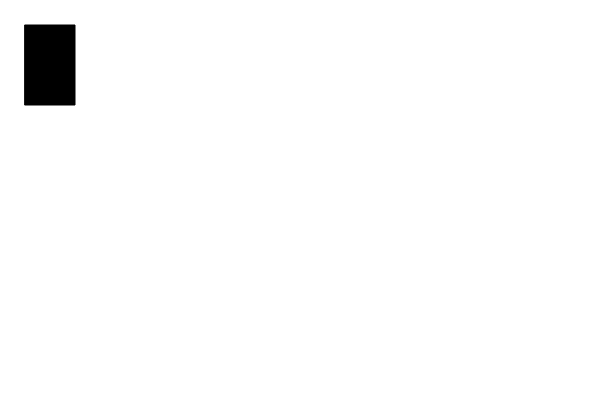
Frame 1 (no input)
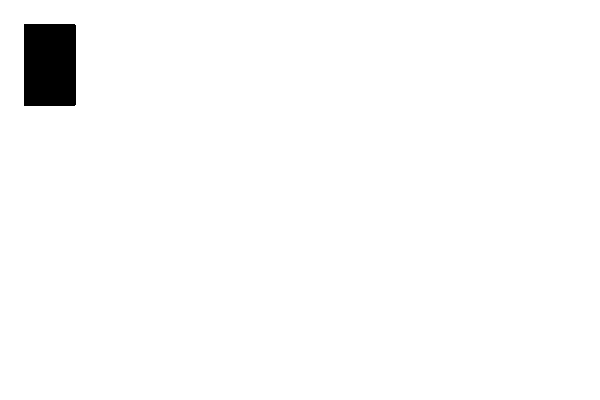
Frame 60 (no input)
Frame 120 (the mouse pressed at the canvas centre since frame 60): identical to frame 60, image omitted

The p5.js sketch that drew these frames (run headless with seeded random() and noise() and a simulated clock; from frame 60 on, the mouse is pressed at the canvas centre):

// p5.js sketch
// ── sketch.js
/*
Uses while() and for loop() to draw rectangles to the canvas on the y axis.
Created by Dawn C. Hayes March 2017. 
*/



function setup(){
  createCanvas(600,400);
}

var value = 0;
function draw() {
  fill(value);
  rect(25, 25, 50,80 );
}
function mouseClicked() {
  if (value == 0) {
    value = 255;
  } else {
    value = 0;
  }
  
  
//   	var value = 0;
// 	while (value <= width) {
// 		stroke(0);
// 		fill(255);
// 		rect(200, 200, 50, 50);
// 		value = value + 50;
// 	}

	for (value = 0; value <= width; value += 50) {
		stroke(255);
		fill(0);
		rect(value, 25, 50, 100);
	}
}
